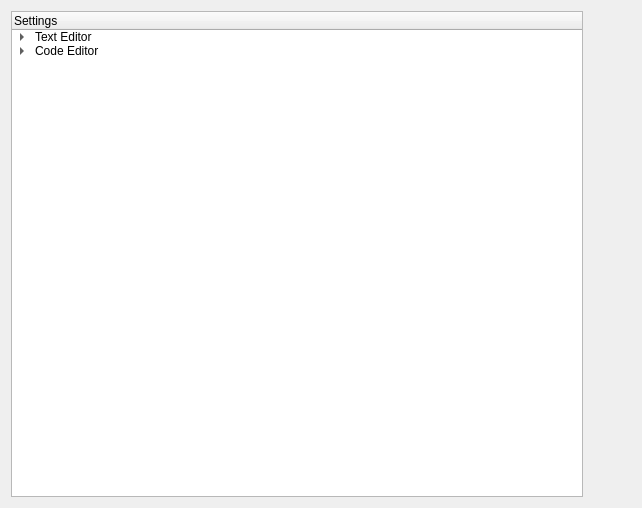
<?xml version="1.0" encoding="UTF-8"?>
<ui version="4.0">
 <class>OptionsWindow</class>
 <widget class="QDialog" name="OptionsWindow">
  <property name="geometry">
   <rect>
    <x>0</x>
    <y>0</y>
    <width>642</width>
    <height>508</height>
   </rect>
  </property>
  <property name="windowTitle">
   <string>Dialog</string>
  </property>
  <layout class="QHBoxLayout" name="horizontalLayout">
   <item>
    <widget class="QTreeWidget" name="treeWidget">
     <column>
      <property name="text">
       <string>Settings</string>
      </property>
     </column>
     <item>
      <property name="text">
       <string>Text Editor</string>
      </property>
      <item>
       <property name="text">
        <string>Font Style</string>
       </property>
      </item>
      <item>
       <property name="text">
        <string>Font Size</string>
       </property>
      </item>
      <item>
       <property name="text">
        <string>Tab Length</string>
       </property>
      </item>
     </item>
     <item>
      <property name="text">
       <string>Code Editor</string>
      </property>
      <item>
       <property name="text">
        <string>Syntax Highlighting</string>
       </property>
       <item>
        <property name="text">
         <string>Java</string>
        </property>
       </item>
       <item>
        <property name="text">
         <string>C++</string>
        </property>
       </item>
       <item>
        <property name="text">
         <string>Python</string>
        </property>
       </item>
      </item>
      <item>
       <property name="text">
        <string>Tab Length</string>
       </property>
      </item>
     </item>
    </widget>
   </item>
   <item>
    <widget class="QWidget" name="codeSettingsWidget" native="true">
     <layout class="QVBoxLayout" name="codeContext"/>
    </widget>
   </item>
   <item>
    <widget class="QWidget" name="textSettingsWidget" native="true">
     <layout class="QVBoxLayout" name="textContext"/>
    </widget>
   </item>
  </layout>
 </widget>
 <resources/>
 <connections/>
</ui>
